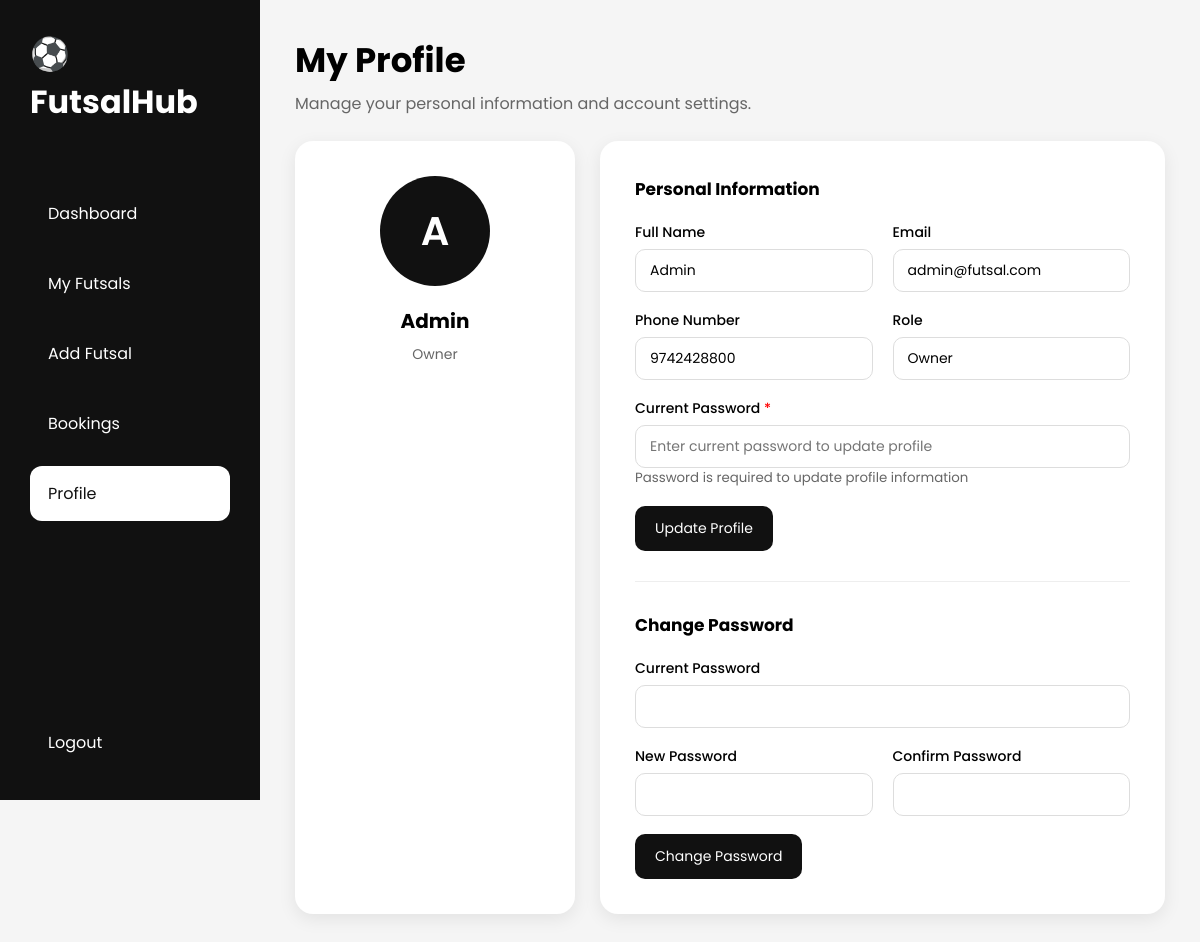
Screenshot of /owner/profile.php (signed in) with the database file from the repository.
### tables this page shows
CREATE TABLE users (
  userid INT AUTO_INCREMENT PRIMARY KEY,
  name VARCHAR(100) NOT NULL,
  email VARCHAR(100) NOT NULL UNIQUE,
  phone VARCHAR(15) NOT NULL,
  password VARCHAR(255) NOT NULL,
  role ENUM('customer', 'owner', 'staff', 'admin') NOT NULL,
  created_at TIMESTAMP DEFAULT CURRENT_TIMESTAMP
);

### owner/profile.php (the view, shortened to what this page needs)
<?php
require_once '../config/db.php';
$userid = $_SESSION['userid'];
$sql = "SELECT * FROM users WHERE userid='$userid'";
$result = mysqli_query($conn, $sql);
$user = mysqli_fetch_assoc($result);
?>
<!DOCTYPE html>
<html lang="en">
<head>
  <link rel="stylesheet" href="../assets/css/owner.css">
</head>
<body>
  <div class="dashboard">
    <?php include 'includes/sidebar.php'; ?>
    <main class="main">
      <div class="header">
        <div>
          <h1>My Profile</h1>
          <p>Manage your personal information and account settings.</p>
        </div>
      </div>
      <div class="profile-container">
        <div class="profile-card">
          <div class="profile-avatar">
            <?php echo strtoupper(substr($user['name'], 0, 1)); ?>
          </div>
          <h2><?php echo htmlspecialchars($user['name']); ?></h2>
          <p>Owner</p>
        </div>
        <div class="profile-form">
          <h3>Personal Information</h3>
          <form action="" method="POST" novalidate>
            <div class="row">
              <div class="form-group">
                <label>Full Name</label>
                <input
                  type="text"
                  name="name"
                  value="<?php echo htmlspecialchars($user['name']); ?>">
              </div>
              <div class="form-group">
                <label>Email</label>
                <input
                  type="email"
                  name="email"
                  value="<?php echo htmlspecialchars($user['email']); ?>">
              </div>
            </div>
            <div class="row">
              <div class="form-group">
                <label>Phone Number</label>
                <input
                  type="text"
                  name="phone"
                  value="<?php echo htmlspecialchars($user['phone']); ?>">
              </div>
              <div class="form-group">
                <label>Role</label>
                <input
                  type="text"
                  value="Owner"
                  readonly>
              </div>
            </div>
            <div class="form-group">
              <label>Current Password <span style="color: red;">*</span></label>
              <input
                type="password"
                name="current_password"
                placeholder="Enter current password to update profile">
              <small style="color: #666;">Password is required to update profile information</small>
            </div>
            <button type="submit" class="btn">Update Profile</button>
          </form>
          <hr style="margin: 30px 0;">
          <h3>Change Password</h3>
          <form action="" method="POST" novalidate>
            <div class="form-group">
              <label>Current Password</label>
              <input
                type="password"
                name="current_password"
                required>
            </div>
            <div class="row">
              <div class="form-group">
                <label>New Password</label>
                <input
                  type="password"
                  name="new_password"
                  required>
              </div>
              <div class="form-group">
                <label>Confirm Password</label>
                <input
                  type="password"
                  name="confirm_password"
                  required>
              </div>
            </div>
            <button type="submit" class="btn">Change Password</button>
          </form>
        </div>
      </div>
    </main>
  </div>
</body>
</html>

### assets/css/owner.css (style rules this page uses)
* { margin: 0; padding: 0; box-sizing: border-box; font-family: "Poppins", sans-serif; }
body { background: #f5f5f5; }
.dashboard { display: flex; min-height: 100vh; }
.main { flex: 1; padding: 35px; margin-left: 260px; overflow-y: auto; min-height: 100vh; }
.header { display: flex; justify-content: space-between; align-items: center; margin-bottom: 25px; }
.header h1 { font-size: 34px; }
.header p { color: #666; margin-top: 5px; }
.btn { display: inline-block; background: #111; color: #fff; padding: 12px 20px; border: none; border-radius: 10px; cursor: pointer; text-decoration: none; font-size: 14px; transition: 0.3s; }
input, textarea, select { width: 100%; padding: 10px 14px; border: 1px solid #ddd; border-radius: 10px; outline: none; font-size: 14px; font-family: "Poppins", sans-serif; }
label { display: block; margin-bottom: 8px; font-weight: 500; font-size: 14px; }
.row { display: grid; grid-template-columns: 1fr 1fr; gap: 15px; }
.form-group { display: flex; flex-direction: column; margin-bottom: 15px; }
.form-group label { margin-bottom: 6px; }
.profile-container { display: grid; grid-template-columns: 280px 1fr; gap: 25px; }
.profile-card { background: #fff; border-radius: 18px; padding: 35px; text-align: center; box-shadow: 0 5px 18px rgba(0, 0, 0, 0.08); }
.profile-avatar { width: 110px; height: 110px; border-radius: 50%; background: #111; color: #fff; font-size: 40px; font-weight: 600; display: flex; justify-content: center; align-items: center; margin: 0 auto 20px; }
.profile-card h2 { margin-bottom: 8px; font-size: 20px; }
.profile-card p { color: #666; font-size: 14px; }
.profile-form { background: #fff; padding: 35px; border-radius: 18px; box-shadow: 0 5px 18px rgba(0, 0, 0, 0.08); }
.profile-form h3 { margin-bottom: 20px; font-size: 17px; }
.profile-form hr { margin: 30px 0; border: none; border-top: 1px solid #eee; }
.profile-form .form-group { margin-bottom: 18px; }
.profile-form .row { display: grid; grid-template-columns: 1fr 1fr; gap: 20px; }

### rows the page displays
users: name "A", name "Admin", email "admin@futsal.com", phone "9742428800"
